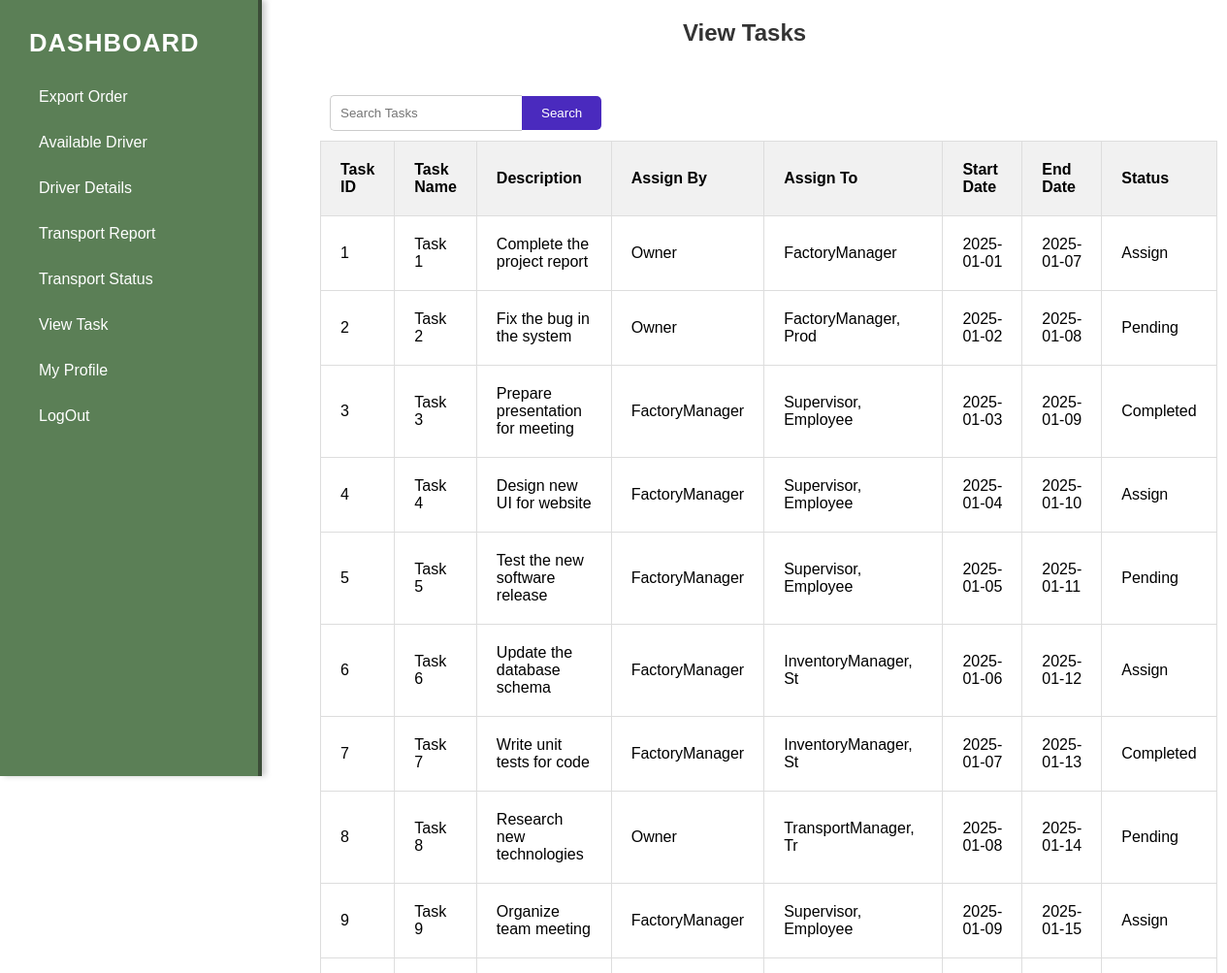
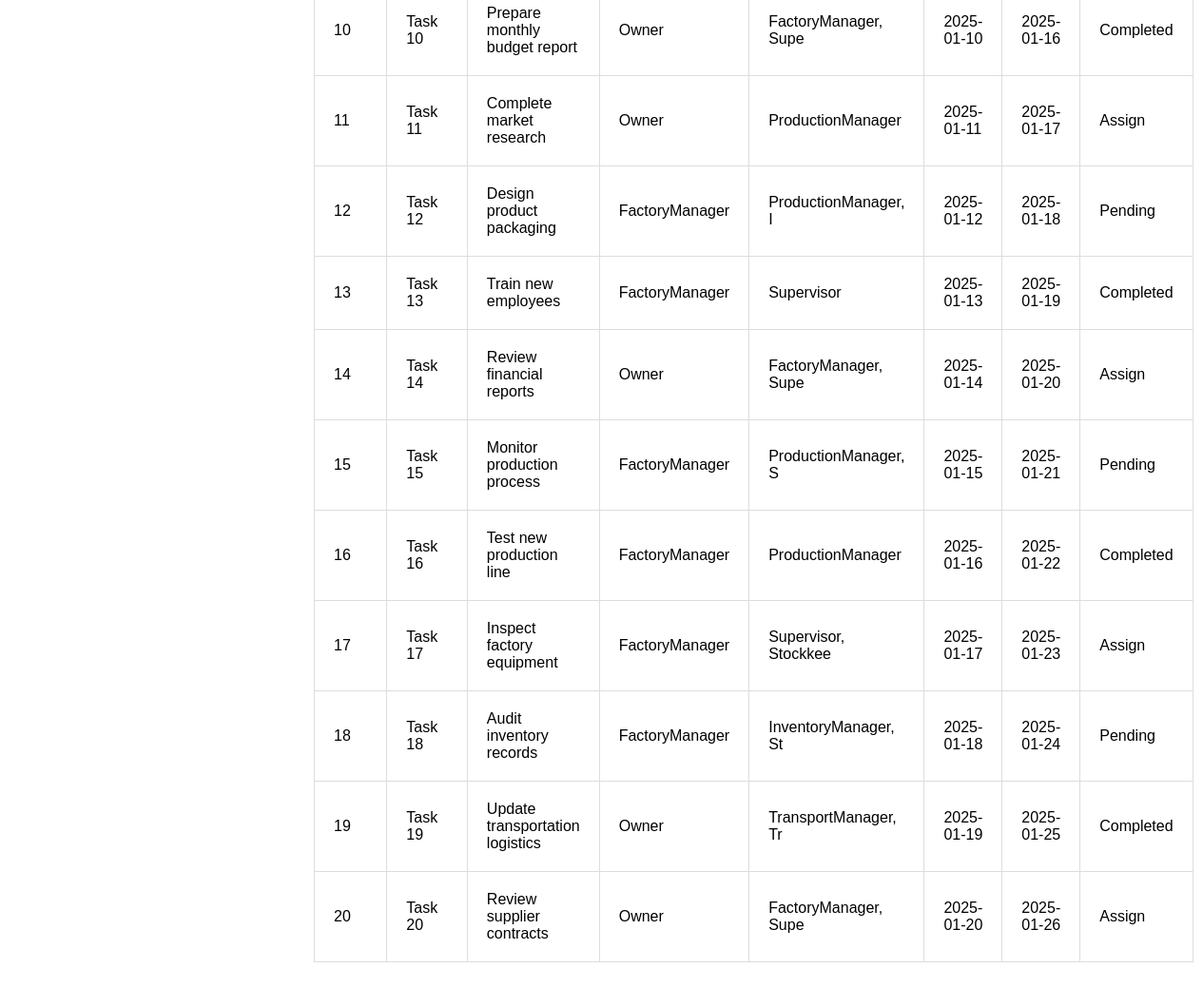
Page /ViewTask.php on the committed database (2 pictures, top to bottom).
### tables this page shows
CREATE TABLE `task` (
  `taskid` int(11) NOT NULL,
  `taskname` varchar(30) NOT NULL,
  `discription` varchar(500) NOT NULL,
  `assignby` varchar(20) NOT NULL,
  `assignto` varchar(20) NOT NULL,
  `startdate` date NOT NULL,
  `enddate` date NOT NULL,
  `sstatus` varchar(20) NOT NULL
);

### ViewTask.php (the view, shortened to what this page needs)
<!DOCTYPE html>
<html>
<head>
    <link rel="stylesheet" href="viewtk.css">
</head>
<body>
     <aside class="sidebar">
        <div class="logo">Dashboard</div>
        <ul class="menu">
        <li><a href="view_exprot_order.php">Export Order</a></li>
            <li><a href="transprot_availabal_dash.html">Available Driver</a></li>
            <li><a href="driver.html">Driver Details</a></li>
            <li><a href="reportdash1.html">Transport Report</a></li>
            <li><a href="status_transport.html">Transport Status</a></li>
            <li><a href="ViewTask.php">View Task</a></li>
            <li><a href="TMprofile.html">My Profile</a></li>
            <li><a href="StDashboard.html">LogOut</a></li>
        </ul>
    </aside>
    <main>
    <h1 class="head">View Tasks</h1>
<form method="get">
    <div><input class="" type="text" name="search" placeholder="Search Tasks">
    <input  type="submit" value="Search">
</div>
<table>
    <thead>
        <tr>
            <th>Task ID</th>
            <th>Task Name</th>
            <th>Description</th>
            <th>Assign By</th>
            <th>Assign To</th>
            <th>Start Date</th>
            <th>End Date</th>
            <th>Status</th>
        </tr>
    </thead>
    <tbody>
    <?php
include 'conf.php';
$sql = "SELECT * FROM task";
$result = $conn->query($sql);
if ($result->num_rows > 0) {
while ($row = $result->fetch_assoc()) {
    echo "<tr>";
    echo "<td>" . ($row["taskid"]) . "</td>";
    echo "<td>" . ($row["taskname"]) . "</td>";
    echo "<td>" . ($row["discription"]) . "</td>";
    echo "<td>" . ($row["assignby"]) . "</td>";
    echo "<td>" . ($row["assignto"]) . "</td>";
    echo "<td>" . ($row["startdate"]) . "</td>";
    echo "<td>" . ($row["enddate"]) . "</td>";
    echo "<td>" . ($row["sstatus"]) . "</td>";
    echo "</tr>";
}
} else {
echo "<tr><td colspan='7'>No tasks found.</td></tr>";
}
?>
    </tbody>
</table>
</form>
    </main>
</body>
</html>

### viewtk.css (style rules this page uses)
form { padding: 20px; margin: 20px; }
h1.head { text-align: center; font-size: 1.5em; font-family: Arial, Helvetica, sans-serif; color: #333; }
table { width: 100%; border-collapse: collapse; }
table thead { background-color: #f1f1f1; }
table th, table td { padding: 20px; text-align: left; border: 1px solid #ddd; }
div { display: flex; align-items: center; margin: 10px; }
input[type="text"] { padding: 10px; border: 1px solid #ccc; border-right: none; border-radius: 5px 0 0 5px; }
input[type="submit"] { padding: 10px 20px; background-color: #4a2abe; color: white; border: none; border-radius: 0 5px 5px 0; cursor: pointer; }
* { margin: 0; padding: 0; box-sizing: border-box; font-family: 'Arial', sans-serif; }
.sidebar { position: fixed; left: 0; top: 0; width: 270px; height: 100vh; background-color: #5b7f56; color: white; overflow-y: auto; padding: 20px; box-shadow: 4px 0 6px rgba(0, 0, 0, 0.2); border-right: 4px solid #3c4d38; transition: all 0.3s ease; }
.sidebar .logo { font-size: 1.6rem; margin-bottom: 20px; font-weight: bold; text-transform: uppercase; color: #fff; letter-spacing: 1px; }
.sidebar ul { list-style: none; }
.sidebar ul li a { color: white; text-decoration: none; display: block; padding: 12px 20px; border-radius: 5px; transition: background-color 0.3s, padding 0.3s; margin: 5px 0; }
main { margin-left: 270px; padding: 20px; }

### rows in the picture
task: taskid "1", taskname "Task 1", discription "Complete the project report", assignby "Owner", assignto "FactoryManager", startdate "2025-01-01", enddate "2025-01-07", sstatus "Assign"
task: taskid "2", taskname "Task 2", discription "Fix the bug in the system", assignby "Owner", assignto "FactoryManager, Prod", startdate "2025-01-02", enddate "2025-01-08", sstatus "Pending"
task: taskid "3", taskname "Task 3", discription "Prepare presentation for meeting", assignby "FactoryManager", assignto "Supervisor, Employee", startdate "2025-01-03", enddate "2025-01-09", sstatus "Completed"
task: taskid "4", taskname "Task 4", discription "Design new UI for website", assignby "FactoryManager", assignto "Supervisor, Employee", startdate "2025-01-04", enddate "2025-01-10", sstatus "Assign"
task: taskid "5", taskname "Task 5", discription "Test the new software release", assignby "FactoryManager", assignto "Supervisor, Employee", startdate "2025-01-05", enddate "2025-01-11", sstatus "Pending"
task: taskid "6", taskname "Task 6", discription "Update the database schema", assignby "FactoryManager", assignto "InventoryManager, St", startdate "2025-01-06", enddate "2025-01-12", sstatus "Assign"
task: taskid "7", taskname "Task 7", discription "Write unit tests for code", assignby "FactoryManager", assignto "InventoryManager, St", startdate "2025-01-07", enddate "2025-01-13", sstatus "Completed"
task: taskid "8", taskname "Task 8", discription "Research new technologies", assignby "Owner", assignto "TransportManager, Tr", startdate "2025-01-08", enddate "2025-01-14", sstatus "Pending"
task: taskid "9", taskname "Task 9", discription "Organize team meeting", assignby "FactoryManager", assignto "Supervisor, Employee", startdate "2025-01-09", enddate "2025-01-15", sstatus "Assign"
task: taskid "10", taskname "Task 10", discription "Prepare monthly budget report", assignby "Owner", assignto "FactoryManager, Supe", startdate "2025-01-10", enddate "2025-01-16", sstatus "Completed"
task: taskid "11", taskname "Task 11", discription "Complete market research", assignby "Owner", assignto "ProductionManager", startdate "2025-01-11", enddate "2025-01-17", sstatus "Assign"
task: taskid "12", taskname "Task 12", discription "Design product packaging", assignby "FactoryManager", assignto "ProductionManager, I", startdate "2025-01-12", enddate "2025-01-18", sstatus "Pending"
task: taskid "13", taskname "Task 13", discription "Train new employees", assignby "FactoryManager", assignto "Supervisor", startdate "2025-01-13", enddate "2025-01-19", sstatus "Completed"
task: taskid "14", taskname "Task 14", discription "Review financial reports", assignby "Owner", assignto "FactoryManager, Supe", startdate "2025-01-14", enddate "2025-01-20", sstatus "Assign"
task: taskid "15", taskname "Task 15", discription "Monitor production process", assignby "FactoryManager", assignto "ProductionManager, S", startdate "2025-01-15", enddate "2025-01-21", sstatus "Pending"
task: taskid "16", taskname "Task 16", discription "Test new production line", assignby "FactoryManager", assignto "ProductionManager", startdate "2025-01-16", enddate "2025-01-22", sstatus "Completed"
task: taskid "17", taskname "Task 17", discription "Inspect factory equipment", assignby "FactoryManager", assignto "Supervisor, Stockkee", startdate "2025-01-17", enddate "2025-01-23", sstatus "Assign"
task: taskid "18", taskname "Task 18", discription "Audit inventory records", assignby "FactoryManager", assignto "InventoryManager, St", startdate "2025-01-18", enddate "2025-01-24", sstatus "Pending"
task: taskid "19", taskname "Task 19", discription "Update transportation logistics", assignby "Owner", assignto "TransportManager, Tr", startdate "2025-01-19", enddate "2025-01-25", sstatus "Completed"
task: taskid "20", taskname "Task 20", discription "Review supplier contracts", assignby "Owner", assignto "FactoryManager, Supe", startdate "2025-01-20", enddate "2025-01-26", sstatus "Assign"
